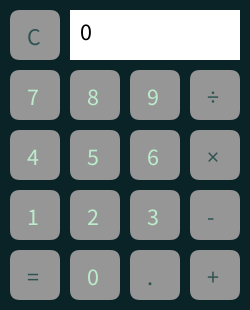
Frame 1 (no input)
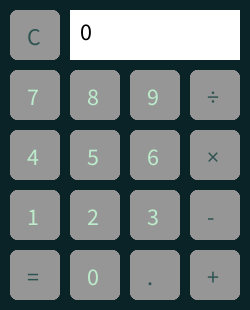
Frame 60 (the mouse pressed at the canvas centre just before this capture)
Frame 120 (the mouse held since frame 60 and released just before this capture): identical to frame 60, image omitted

The Processing sketch that drew these frames (run headless with seeded random() and noise(); from frame 60 on, the mouse is pressed at the canvas centre):

// Processing sketch: Calculator
// ── Calculator.pde
CalcButton[] numButtons = new CalcButton[10];
CalcButton[] opButtons = new CalcButton[6];
CalcButton[] spButtons = new CalcButton[1];

//Global variables
String displayValue = "0";
String valueToCompute = "";
String valueToCompute2 = "";
float valueToComputeI = 0;
float valueToComputeI2 = 0;
float result = 0;
String opValue;
boolean firstNum;

void setup() {
  size(250, 310);
  background(9, 35, 39);
  
  // Number buttons
  numButtons[0] = new CalcButton(70, 250, 50, 50, 150).asNumber(0);
  numButtons[1] = new CalcButton(10, 190, 50, 50, 150).asNumber(1);
  numButtons[2] = new CalcButton(70, 190, 50, 50, 150).asNumber(2);
  numButtons[3] = new CalcButton(130, 190, 50, 50, 150).asNumber(3);
  numButtons[4] = new CalcButton(10, 130, 50, 50, 150).asNumber(4);
  numButtons[5] = new CalcButton(70, 130, 50, 50, 150).asNumber(5);
  numButtons[6] = new CalcButton(130, 130, 50, 50, 150).asNumber(6);
  numButtons[7] = new CalcButton(10, 70, 50, 50, 150).asNumber(7);
  numButtons[8] = new CalcButton(70, 70, 50, 50, 150).asNumber(8);
  numButtons[9] = new CalcButton(130, 70, 50, 50, 150).asNumber(9);

  // Operators
  opButtons[0] = new CalcButton(190, 250, 50, 50, 150).asOperator("+");
  opButtons[1] = new CalcButton(190, 190, 50, 50, 150).asOperator("-");
  opButtons[2] = new CalcButton(190, 130, 50, 50, 150).asOperator("×");
  opButtons[3] = new CalcButton(190, 70, 50, 50, 150).asOperator("÷");
  opButtons[4] = new CalcButton(10, 250, 50, 50, 150).asOperator("=");
  opButtons[5] = new CalcButton(10, 10, 50, 50, 150).asOperator("C");

  // Special buttons
  spButtons[0] = new CalcButton(130, 250, 50, 50, 150).asSpecial(".");

  firstNum = true;
}

void draw() {
  //Draw number buttons
  for (int i=0; i < numButtons.length; i++) {
    CalcButton inumButton = numButtons[i];
    inumButton.display();
  }
  for (int i=0; i<opButtons.length; i++) {
    CalcButton iopButton = opButtons[i];
    iopButton.display();
  }
  for (int i = 0; i<spButtons.length; i++) {
    CalcButton ispButton = spButtons[i];
    ispButton.display();
  }
  updateDisplay();
}

void mousePressed() {
  for (int i = 0; i<numButtons.length; i++) {
    CalcButton inumButton = numButtons[i];
    inumButton.clickButton();
    if (inumButton.overBox) {
      if (firstNum) {
        valueToCompute += int(inumButton.numButtonValue);
        displayValue = valueToCompute;
      } 
      else {
        valueToCompute2 += int(inumButton.numButtonValue);
        displayValue = valueToCompute2;
      }
    }
  }
  for (int i=0; i<opButtons.length; i++) {
    CalcButton iOpButton = opButtons[i];
    iOpButton.clickButton();
    if (iOpButton.overBox) {
      if (iOpButton.opButtonValue == "C") {
        handleKeyPressOp("C");
      } 
      else if (iOpButton.opButtonValue == "=") {
        //performCalculation();
        handleKeyPressOp("=");
      } 
      else if (iOpButton.opButtonValue == "+") {
        handleKeyPressOp("+");
      } 
      else if (iOpButton.opButtonValue == "-") {
        handleKeyPressOp("-");
      }
      else if (iOpButton.opButtonValue == "×") {
        handleKeyPressOp("×");
      }
      else if (iOpButton.opButtonValue == "÷") {
        handleKeyPressOp("÷");
      }
    }
  }
}

void performCalculation() {
  valueToComputeI = float(valueToCompute);
  valueToComputeI2 = float(valueToCompute2);

  if (opValue == "+") {
    result = valueToComputeI + valueToComputeI2;
    displayValue = str(result);
  } 
  else if (opValue == "-") {
    result = valueToComputeI - valueToComputeI2;
    displayValue = str(result);
  } 
  else if (opValue == "×") {
    result = valueToComputeI * valueToComputeI2;
    displayValue = str(result);
  } 
  else if (opValue == "÷") {
    result = valueToComputeI / valueToComputeI2;
    displayValue = str(result);
  }
  if (firstNum) {
    valueToCompute = displayValue;
  } 
  else {
    valueToCompute = displayValue;
    valueToCompute2 = "";
  }
}

void updateDisplay() {
  fill(255);
  rect(70, 10, 170, 50);
  fill(0);
  text(displayValue, 80, 40);
}
void handleKeyPressOp(String keyPress) {
  if (keyPress =="C") {
    displayValue = "0";
    opValue = "C";
    valueToCompute = "";
    valueToCompute2 = "";
    valueToComputeI = 0;
    valueToComputeI2 = 0;
    result = 0;
    firstNum = true;
  } 
  else if (keyPress == "=") {
    firstNum = true;
    performCalculation();
  } 
  else if (keyPress == "+") {
    if (result != 0) {
      opValue = "+";
      valueToCompute2 = "";
      firstNum = false;
      displayValue = "+";
    } 
    else {
      opValue = "+";
      firstNum = false;
      displayValue = "+";
    }
  }
  else if (keyPress == "-") {
    if (result != 0) {
      opValue = "-";
      valueToCompute2 = "";
      firstNum = false;
      displayValue = "-";
    } 
    else {
      opValue = "-";
      firstNum = false;
      displayValue = "-";
    }
  }
  else if (keyPress == "×") {
    if (result != 0) {
      opValue = "×";
      valueToCompute2 = "";
      firstNum = false;
      displayValue = "×";
    } 
    else {
      opValue = "×";
      firstNum = false;
      displayValue = "×";
    }
  }
  else if (keyPress == "÷") {
    if (result != 0) {
      opValue = "÷";
      valueToCompute2 = "";
      firstNum = false;
      displayValue = "÷";
    } 
    else {
      opValue = "÷";
      firstNum = false;
      displayValue = "÷";
    }
  }
}

class CalcButton {

  boolean isNumber;
  boolean isSpecial;
  float numButtonValue;
  String opButtonValue;
  String spButtonValue;
  float xpos;
  float ypos;
  int buttonW;
  int buttonH;
  boolean overBox = false;
  color buttonC;

  // Constructor
  CalcButton(float tempXpos, float tempYpos, int tempButtonW, int tempButtonH, color tempButtonC) {
    xpos = tempXpos;
    ypos = tempYpos;
    buttonW = tempButtonW;
    buttonH = tempButtonH;
    buttonC = tempButtonC;
    //println(numButtonValue);
  }

  CalcButton asNumber(float tempNumButtonValue) {
    isNumber = true;
    numButtonValue = tempNumButtonValue;
    return this;
  }
  CalcButton asOperator(String tempOpButtonValue) {
    opButtonValue = tempOpButtonValue;
    return this;
  }
  CalcButton asSpecial(String buttonValue) {
    isSpecial = true;
    spButtonValue = buttonValue;
    return this;
  }


  void display() {
    noStroke();
    textSize(24);
    if (isNumber) {
      fill(buttonC);
      rect(xpos, ypos, buttonW, buttonH, 10);
      fill(188, 235, 203);
      text(int(numButtonValue), xpos+17, ypos+35);
    } 
    else if (isSpecial) {
      fill(buttonC);
      rect(xpos, ypos, buttonW, buttonH, 10);
      fill(46, 83, 81);
      text(spButtonValue, xpos+17, ypos+35);
    } 
    else {
      fill(buttonC);
      rect(xpos, ypos, buttonW, buttonH, 10);
      fill(46, 83, 81);
      text(opButtonValue, xpos+17, ypos+35);
    }
  }

  void clickButton() {
    overBox = mouseX > xpos && mouseX < xpos+buttonW && mouseY > ypos && mouseY < ypos+buttonH;
  }
}
